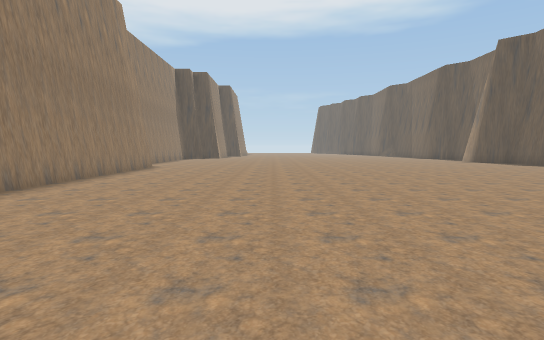
view 1 (above)

24 first-person views from a walk through a scene from a Unity 3-D project. The camera is 1.5 m above the floor, tilts 4° down and sees 80° across. The floor is counted in squares, 2 m on a side. Each view is taken from the middle of a square. On the plan, view 1 faces up. The plan holds only what a view shows up to about 11 squares ahead; the rest is blank. The place goes on beyond the plan. The player character is not drawn. Some surface patterns are stand-ins.

view 2
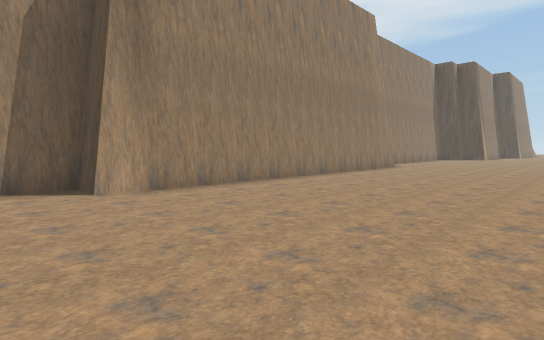

view 3
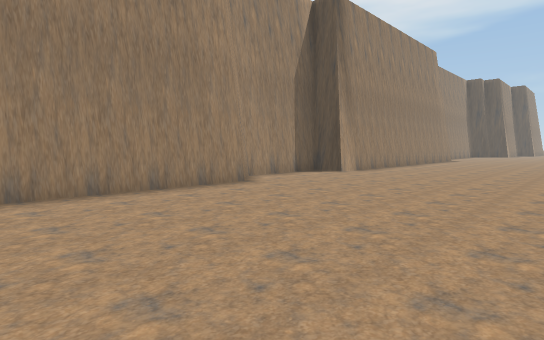

view 4
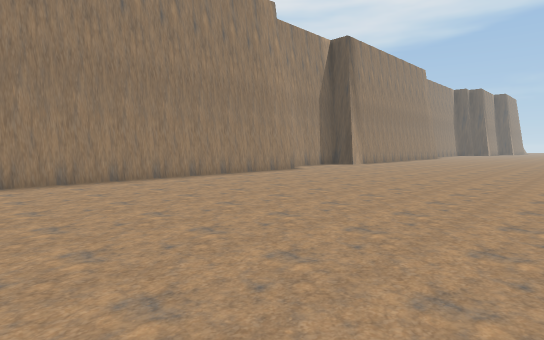

view 5
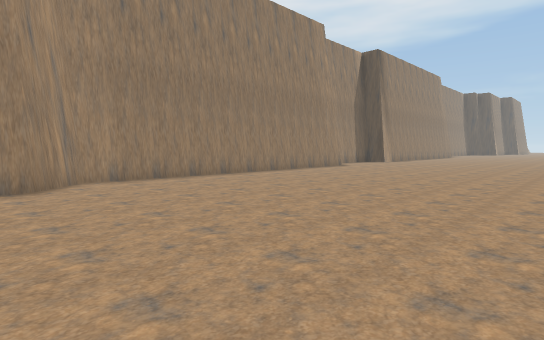

view 6
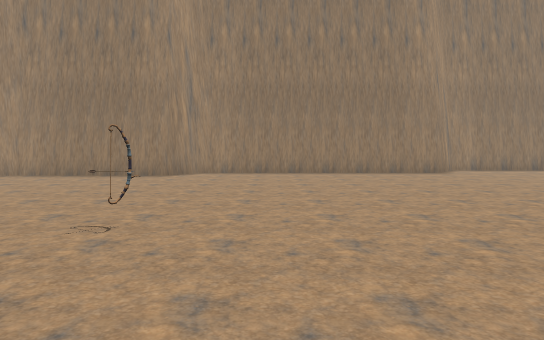

view 7
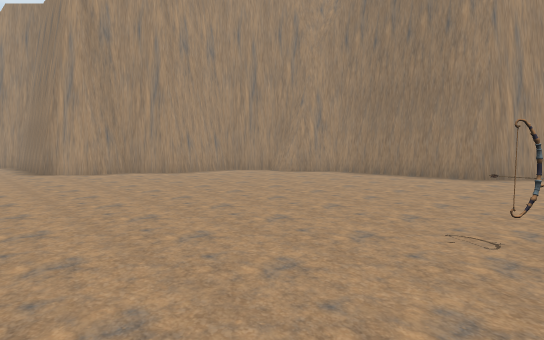

view 8
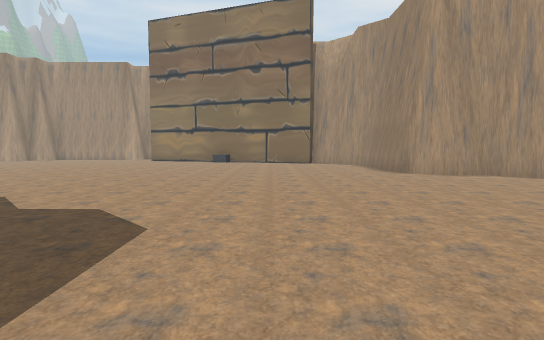

view 9
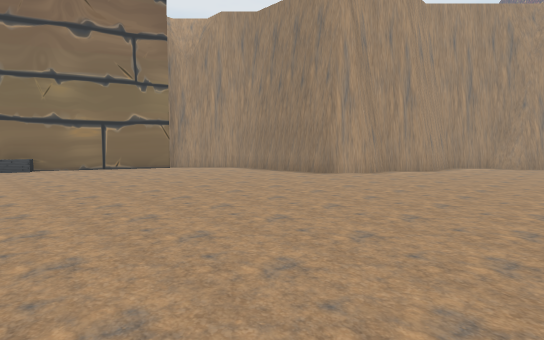

view 10
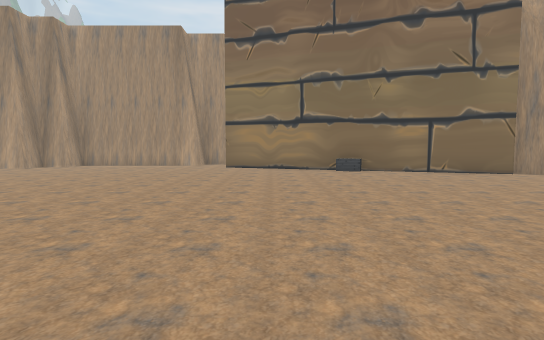

view 11
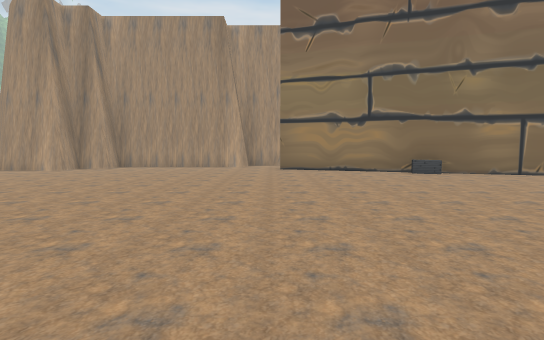

view 12
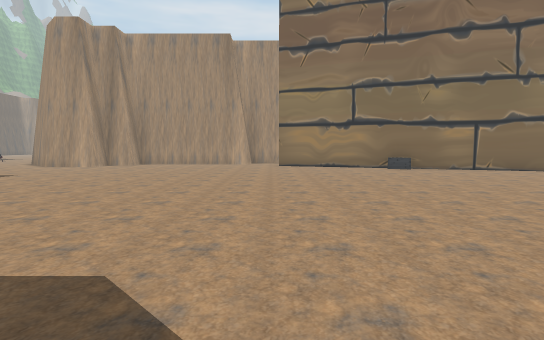

view 13
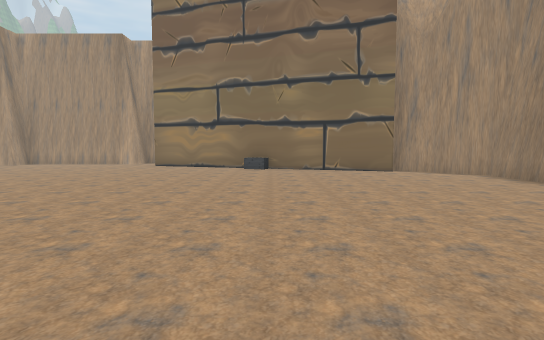

view 14
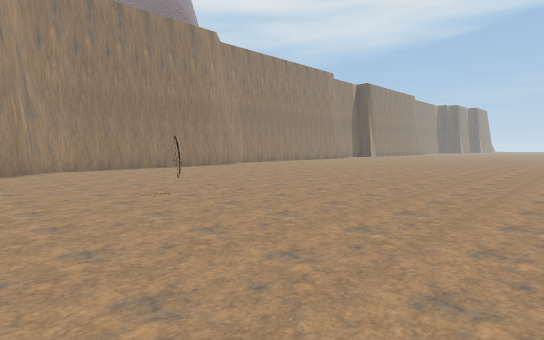

view 15
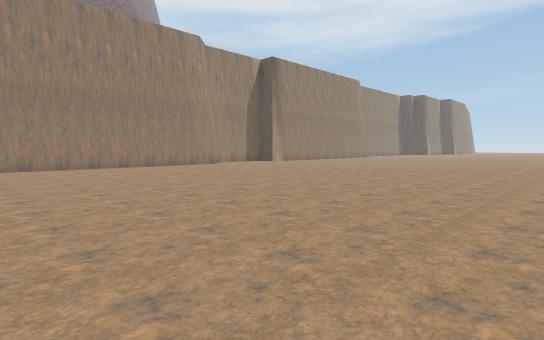

view 16
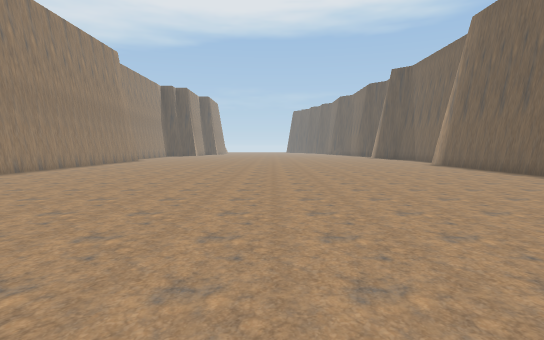

view 17
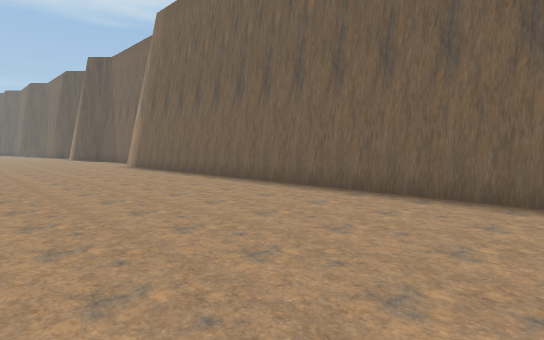

view 18
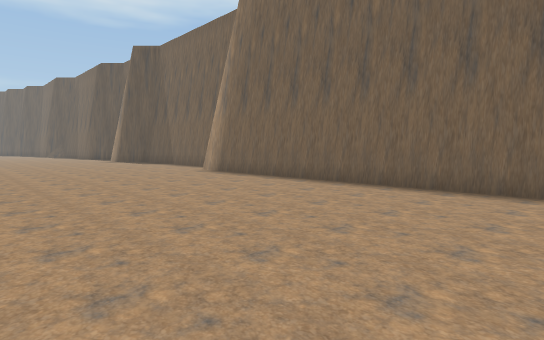

view 19
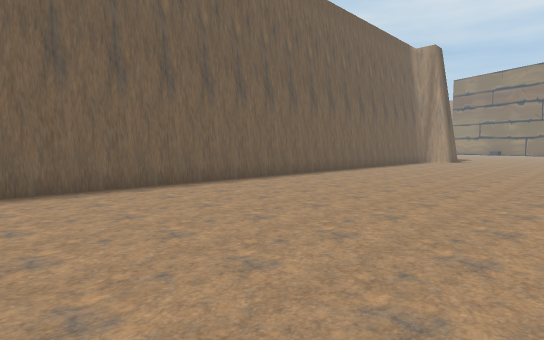

view 20
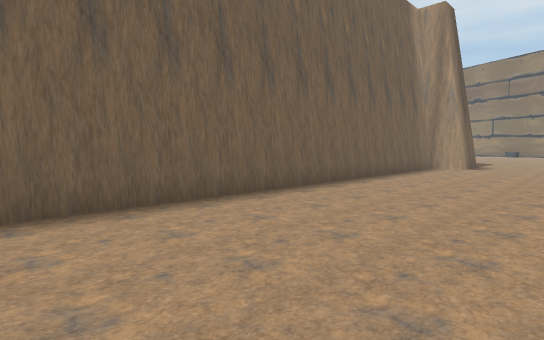

view 21
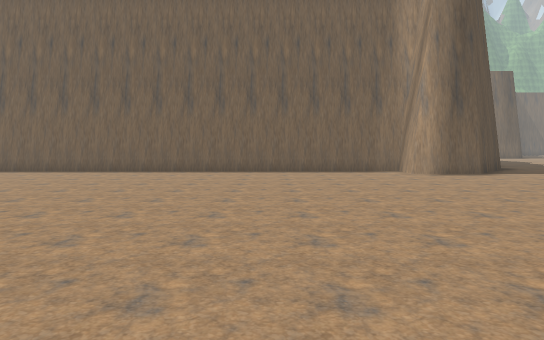

view 22
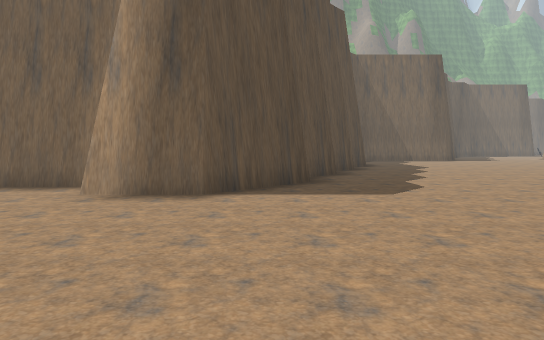

view 23
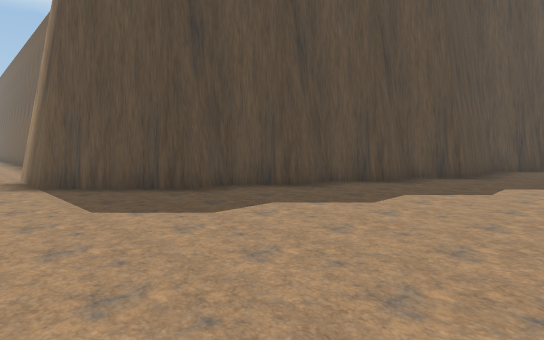

view 24
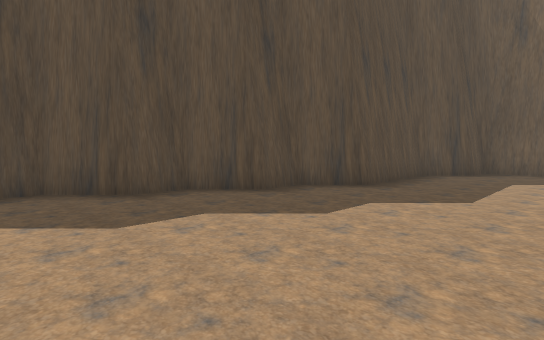

### Floor plan
Points are (right, up) in squares from view 1. A wall is a line through its corners. A room is listed if a view was taken in it or the views show most of it. See-through windows are left out.
Room 1 (views 1, 2, 3, 4, 5, 6, 7, 8, 9, 10, 11, 12, 13, 14, 15, 16, 17, 18, 19, 20, 21, 22, 23, 24)
walls: (21.5, -25.7) (20.9, -25.7) (19.8, -24.7) (16.9, -24.7) (15.9, -23.7) (14.9, -23.7) (14, -22.7) (13, -22.7) (12.1, -21.8) (11.1, -21.8) (9.2, -19.9) (9.2, -18) (10.1, -18) (10.1, 8.4); (6.2, -35) (14.5, -38); (-4.7, 11) (-4.7, 1.7) (-5.6, 1.7) (-5.6, -1.3) (-4.7, -2.3) (-4.7, -12.1) (-3.6, -13.1) (-3.6, -19.9) (-2.7, -20.9) (-2.7, -24.8) (-1.7, -25.8) (-1.7, -26.8) (-0.7, -27.8) (1.3, -27.8) (2.3, -28.7) (3.2, -28.7) (4.1, -29.7) (4.1, -33.5) (6.2, -35.6)
objects: other object (3, -19); other object (10, -36) to (11, -36)

Positions as (right, up) in squares from view 1, and headings:
1: (0, 0), facing up
2: (1, 0), facing up-left
3: (1, -7), facing up-left
4: (3, -11), facing up-left
5: (3, -14), facing up-left
6: (6, -18), facing left
7: (6, -19), facing down-left
8: (8, -20), facing down
9: (12, -24), facing down-left
10: (13, -26), facing down
11: (15, -27), facing down
12: (15, -25), facing down
13: (10, -25), facing down
14: (8, -22), facing up-left
15: (8, -11), facing up-left
16: (3, -6), facing up
17: (5, -5), facing up-right
18: (4, -1), facing up-right
19: (4, -1), facing down-right
20: (6, -6), facing down-right
21: (0, -14), facing right
22: (4, -21), facing right
23: (8, -27), facing up-right
24: (11, -28), facing up-right
